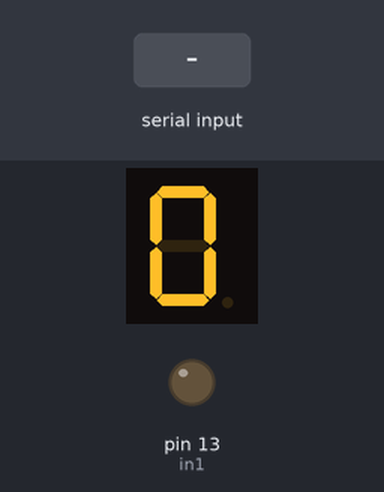
This sketch was run on a simulated Arduino Uno, built with avr-gcc and run on an emulated ATmega328P. Parts: 1-digit seven-segment display, output pins drawn as LEDs (lit = HIGH). Wiring (inferred from the names in the program): 1-digit 7-segment display, segments lit when LOW: segments pin 3, pin 2, pin 8, pin 7, pin 6, pin 4, pin 5. Inputs (shaded band) come from the test bench. The segment pins are drawn as the display they are named for; pins used as bus, display or sensor lines are not drawn.

Above: at 1.2 s.
1.3 s: "1" received over Serial
At 4.25 s:
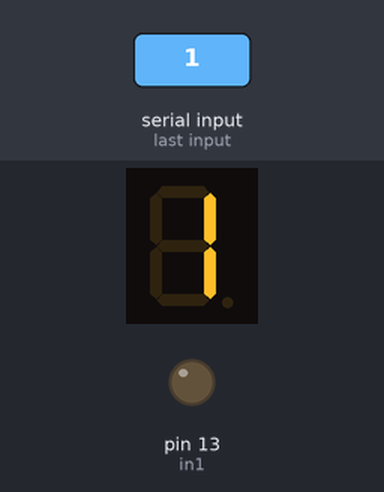
4.3 s: "0" received over Serial
At 5.6 s:
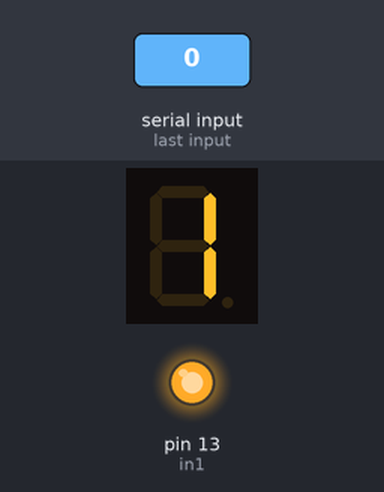
Timing chart, 0 to 8.5 s (numbered marks = the images above; inputs shaded):
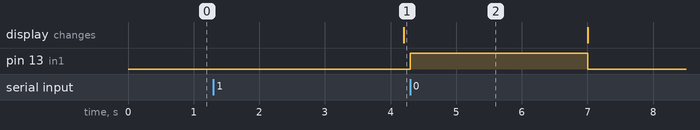

The sketch:

arduinoAsans_r.ino
```cpp
int a=3;
int b=2;
int c=8;
int d=7;
int e=6;
int f=4;
int g=5;

const int in1 = 13;
const int in2 = 12;

char gelen;

int gidilecekKat=0;
int bulunduguKat=0;

void n0 ()
{
digitalWrite(a,LOW);
     digitalWrite(b,LOW);
     digitalWrite(c,LOW);
     digitalWrite(d,LOW);
     digitalWrite(e,LOW);
     digitalWrite(f,LOW);
     digitalWrite(g,HIGH);

}
void n1 ()
{
digitalWrite(a,HIGH);
     digitalWrite(b,LOW);
     digitalWrite(c,LOW);
     digitalWrite(d,HIGH);
     digitalWrite(e,HIGH);
     digitalWrite(f,HIGH);
     digitalWrite(g,HIGH);

}
void n2 ()
{
digitalWrite(a,LOW);
     digitalWrite(b,LOW);
     digitalWrite(c,HIGH);
     digitalWrite(d,LOW);
     digitalWrite(e,LOW);
     digitalWrite(f,HIGH);
     digitalWrite(g,LOW);

}

void ekranayaz(int yaz){
  if(yaz==0){
    n0();

  }else if (yaz==1){
    n1();
  }else{
    n2();
  }
}
void Up(int y){

  for(int i=0; i<y; i++){

    digitalWrite(in2, HIGH);
    delay(2900);
    digitalWrite(in2,  LOW);
     bulunduguKat+=1;
    ekranayaz(bulunduguKat) ;


                    }
}


void Down(int y){

  for( int i=0; i<y; i++){
      digitalWrite(in1, HIGH);
      delay(2700);
      digitalWrite(in1,  LOW);
      bulunduguKat-=1;
      ekranayaz(bulunduguKat);


                         }
}


void Go(int x){

 if((x-bulunduguKat)<0){
      Down((x-bulunduguKat)*(-1));
 }else if((x-bulunduguKat)>0){
      Up(x-bulunduguKat);
 }else{
      int gidilecekKat=0;
      int bulunduguKat=0;
      }
}
void setup()
{
  Serial.begin(9600);
  pinMode(in1, OUTPUT);

  pinMode(a,OUTPUT);
  pinMode(b,OUTPUT);
  pinMode(c,OUTPUT);
  pinMode(d,OUTPUT);
  pinMode(e,OUTPUT);
  pinMode(f,OUTPUT);
  pinMode(g,OUTPUT);

}


void loop()
{
   if(Serial.available() > 0){
          gelen = Serial.read();

                             }
  switch (gelen)
  {
    case '0':
      gidilecekKat=0;
      break;

    case '1':
      gidilecekKat=1;
      break;

    case '2':
      gidilecekKat=2;
      break;

  }
  ekranayaz(bulunduguKat);
  Go(gidilecekKat);
}
```

Measured:
- after the input at 1.3 s, the display: changes after 2.9 s (image 1)
- after the input at 4.3 s, pin 13 (in1): LOW → HIGH at once, → LOW 2.7 s later
